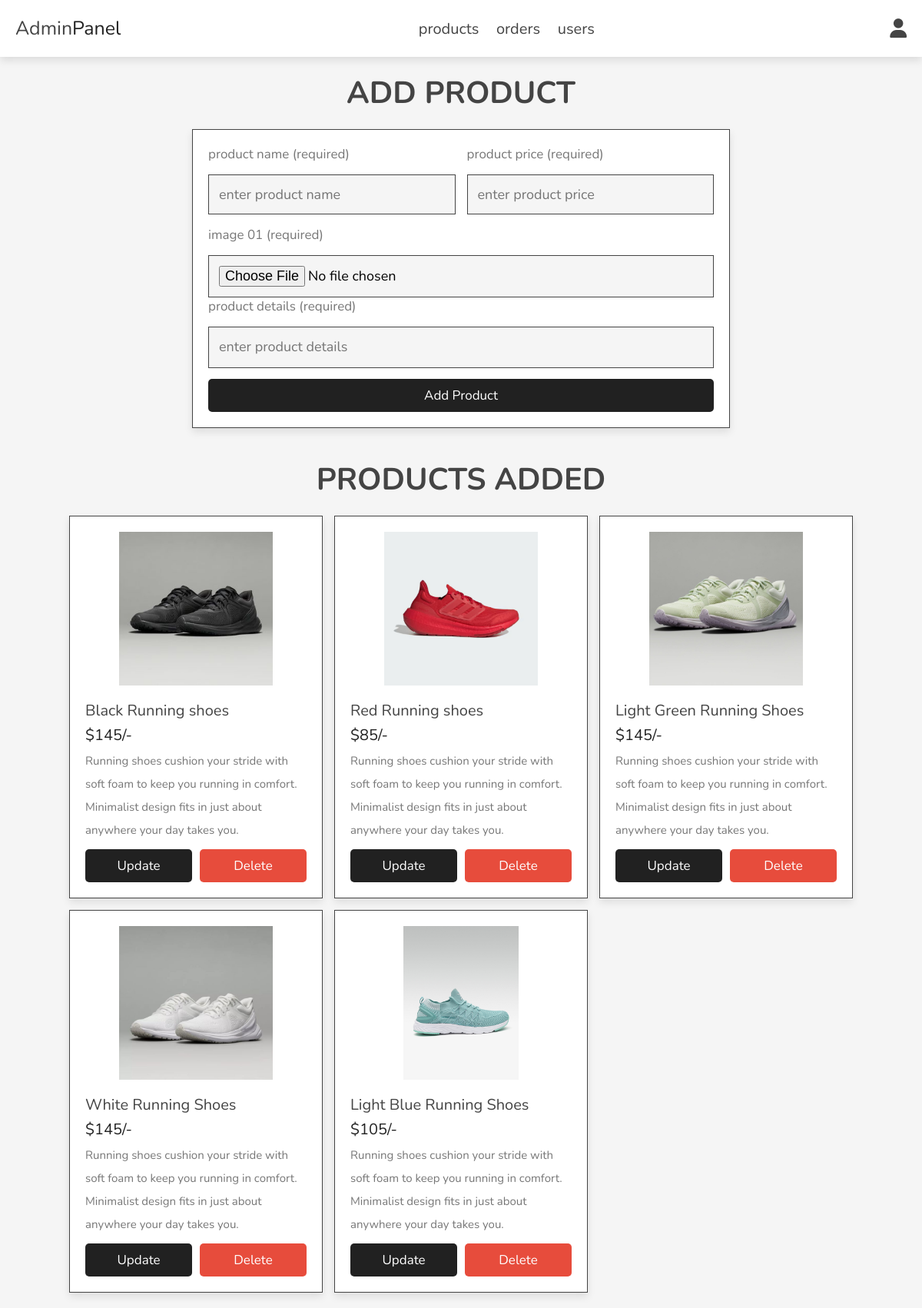
Screenshot of /admin/products.php (signed in) with the database file from the repository.
### tables this page shows
CREATE TABLE `products` (
  `id` int(100) NOT NULL,
  `name` varchar(100) NOT NULL,
  `details` varchar(500) NOT NULL,
  `price` int(10) NOT NULL,
  `image_01` varchar(100) NOT NULL,
  `image_02` varchar(100) NOT NULL,
  `image_03` varchar(100) NOT NULL
);

### admin/products.php (the view, shortened to what this page needs)
<?php
include '../components/connect.php';
?>
<!DOCTYPE html>
<html lang="en">
<head>
   <link rel="stylesheet" href="https://cdnjs.cloudflare.com/ajax/libs/font-awesome/6.1.1/css/all.min.css">
   <link rel="stylesheet" href="../css/admin_style.css">
</head>
<body>
<?php include '../components/admin_header.php'; ?>
<section class="add-products">
   <h1 class="heading">add product</h1>
   <form action="" method="post" enctype="multipart/form-data">
      <div class="flex">
         <div class="inputBox">
            <span>product name (required)</span>
            <input type="text" class="box" required maxlength="100" placeholder="enter product name" name="name">
         </div>
         <div class="inputBox">
            <span>product price (required)</span>
            <input type="number" min="0" class="box" required max="9999999999" placeholder="enter product price" onkeypress="if(this.value.length == 10) return false;" name="price">
         </div>
        <div class="inputBox">
            <span>image 01 (required)</span>
            <input type="file" name="image_01" accept="image/jpg, image/jpeg, image/png, image/webp" class="box" required>
        </div>
        </div>
         <div class="inputBox">
            <span>product details (required)</span>
            <textarea name="details" placeholder="enter product details" class="box" required maxlength="500" cols="30" rows="10"></textarea>
         </div>
      <input type="submit" value="add product" class="btn" name="add_product">
   </form>
</section>
<section class="show-products">
   <h1 class="heading">products added</h1>
   <div class="box-container">
   <?php
      $select_products = $conn->prepare("SELECT * FROM `products`");
      $select_products->execute();
      if($select_products->rowCount() > 0){
         while($fetch_products = $select_products->fetch(PDO::FETCH_ASSOC)){
   ?>
   <div class="box">
      <img src="../uploaded_img/<?= $fetch_products['image_01']; ?>" alt="">
      <div class="name"><?= $fetch_products['name']; ?></div>
      <div class="price">$<span><?= $fetch_products['price']; ?></span>/-</div>
      <div class="details"><span><?= $fetch_products['details']; ?></span></div>
      <div class="flex-btn">
         <a href="update_product.php?update=<?= $fetch_products['id']; ?>" class="option-btn">update</a>
         <a href="products.php?delete=<?= $fetch_products['id']; ?>" class="delete-btn" onclick="return confirm('delete this product?');">delete</a>
      </div>
   </div>
   <?php
         }
      }else{
         echo '<p class="empty">no products added yet!</p>';
      }
   ?>
   </div>
</section>
</body>
</html>

### css/admin_style.css (style rules this page uses)
:root { --main-color:#000000de; --orange:#000000de; --red:#e74c3c; --black:#444; --white:#fff; --light-color:#777; --light-bg:#f5f5f5; --border:.2rem solid var(--black); --box-shadow:0 .5rem 1rem rgba(0,0,0,.1); }
* { font-family: 'Nunito', sans-serif; margin:0; padding:0; box-sizing: border-box; outline: none; border:none; text-decoration: none; }
html { font-size: 62.5%; overflow-x: hidden; }
body { background-color: var(--light-bg); }
section { padding:2rem; max-width: 1200px; margin:0 auto; }
.heading { font-size: 4rem; color:var(--black); margin-bottom: 2rem; text-align: center; text-transform: uppercase; }
.btn, .delete-btn, .option-btn { display: block; width: 100%; margin-top: 1rem; border-radius: .5rem; padding:1rem 3rem; font-size: 1.7rem; text-transform: capitalize; color:var(--white); cursor: pointer; text-align: center; }
.btn { background-color: var(--main-color); }
.option-btn { background-color: var(--orange); }
.delete-btn { background-color: var(--red); }
.flex-btn { display: flex; gap:1rem; }
.add-products form { max-width: 70rem; margin: 0 auto; background-color: var(--white); box-shadow: var(--box-shadow); border: 1px solid #444; padding:2rem; }
.add-products form .flex { display: flex; gap:1.5rem; flex-wrap: wrap; }
.add-products form .flex .inputBox { flex:1 1 25rem; }
.add-products form span { font-size:1.7rem; color:var(--light-color); }
.add-products form .box { font-size: 1.8rem; border: 1px solid #444; background-color: var(--light-bg); padding:1.3rem; width: 100%; margin-top: 1.5rem; }
.add-products form textarea { height: 5.4rem; resize: none; }
.show-products .box-container { display: grid; grid-template-columns: repeat(auto-fit, 33rem); gap:1.5rem; justify-content: center; align-items: flex-start; }
.show-products .box-container .box { background-color: var(--white); border: 1px solid #444; box-shadow: var(--box-shadow); padding:2rem; }
.show-products .box-container .box img { width: 100%; height: 20rem; object-fit: contain; margin-bottom: 1.5rem; }
.show-products .box-container .box .name { font-size: 2rem; color:var(--black); }
.show-products .box-container .box .price { font-size: 2rem; color:var(--main-color); margin:.5rem 0; }
.show-products .box-container .box .details { font-size: 1.5rem; color:var(--light-color); line-height: 2; }

### rows the page displays
products: image_01 (picture), name "Black Running shoes", price "145", details "Running shoes cushion your stride with soft foam to keep you running in comfort. Minimalist design fits in just about anywhere your day takes you."
products: image_01 (picture), name "Red Running shoes", price "85", details "Running shoes cushion your stride with soft foam to keep you running in comfort. Minimalist design fits in just about anywhere your day takes you."
products: image_01 (picture), name "Light Green Running Shoes", price "145", details "Running shoes cushion your stride with soft foam to keep you running in comfort. Minimalist design fits in just about anywhere your day takes you."
products: image_01 (picture), name "White Running Shoes", price "145", details "Running shoes cushion your stride with soft foam to keep you running in comfort. Minimalist design fits in just about anywhere your day takes you."
products: image_01 (picture), name "Light Blue Running Shoes", price "105", details "Running shoes cushion your stride with soft foam to keep you running in comfort. Minimalist design fits in just about anywhere your day takes you."
